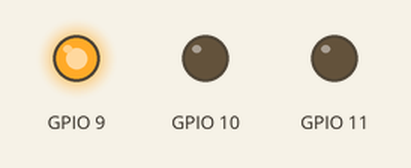
Recording of a program running on a simulated Raspberry Pi (BCM pin numbers). Parts: output pins drawn as LEDs (lit = HIGH).

Above: at 1.5 s.
At 4.0 s:
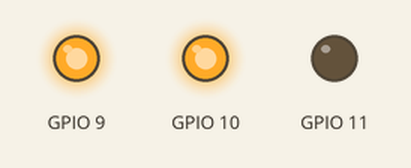
At 7.5 s:
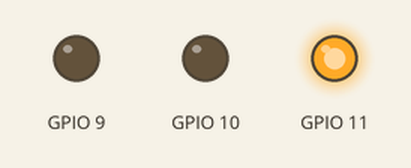
At 11.0 s:
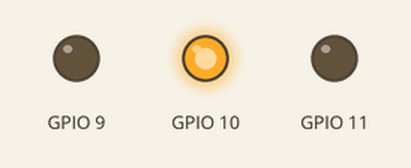
Timing chart, 0 to 15.6 s (numbered marks = the images above):
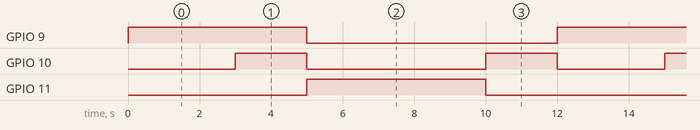

Measured:
- by itself, GPIO 9, GPIO 11: alternates HIGH for 5.0 s and LOW for 7.0 s
- by itself, GPIO 10: repeats every 12.0 s: LOW 5.0 s, HIGH 2.0 s, LOW 3.0 s, HIGH 2.0 s
- by itself, everything shown: repeats every 12.0 s, in 4 steps

The program:

traffic_light.py
```python
import RPi.GPIO as GPIO
import time
import signal
import sys


GPIO.setmode(GPIO.BCM)
GPIO.setup(9, GPIO.OUT)
GPIO.setup(10, GPIO.OUT)
GPIO.setup(11, GPIO.OUT)


while True:
    # red
    GPIO.output(9, True)
    time.sleep(3)
    # yellow
    GPIO.output(10, True)
    time.sleep(2)
    # green
    GPIO.output(9, False)
    GPIO.output(10, False)
    GPIO.output(11, True)
    time.sleep(5)
    # yellow
    GPIO.output(11, False)
    GPIO.output(10, True)
    time.sleep(2)

    GPIO.output(10, False)
```
